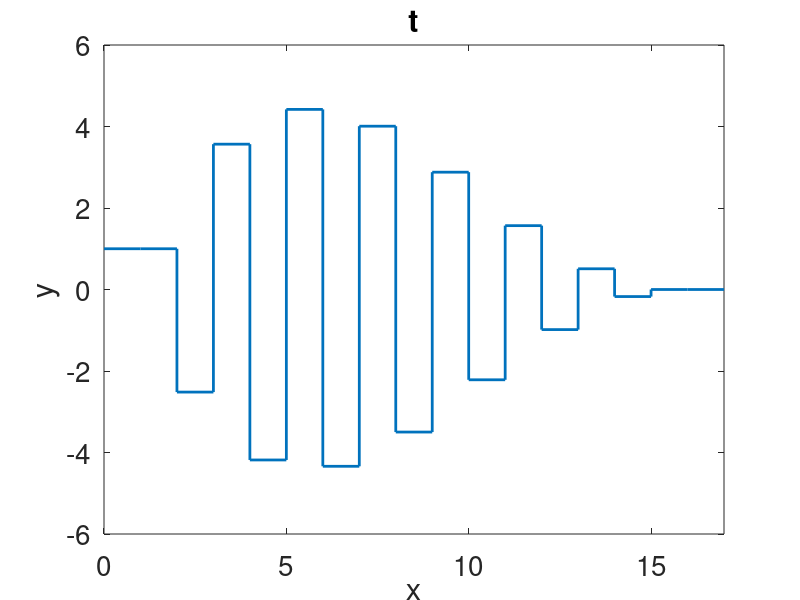

Reproduce this figure in MATLAB. (Note: this script raises an error after producing the figure.)
a = [-1.75 -.8; 1 0]; b = [1; 0];
sys = ss(a,b,eye(2),zeros(2,1),1);

t = 15;

C = b;
for i = 1:t-1
    C = [C a*C(:,end)];    
end

xini = [1;1];
xdes = [0;0];
U = flipud(C' * inv(C*C') * (xdes - a^(t)*xini));

y = lsim(sys,[U;0],[],xini)

stairs(0:(t+2),[U; zeros(3,1)],'linewidth',2)
xlabel('x')
ylabel('y')
title('t')
set(gca,'fontsize',20)
ax = axis; axis([0 (t+2) ax(3:4)])
%print -depsc l4f6.eps

stairs(0:(t+2),[y(:,1); zeros(2,1)],'linewidth',2)
xlabel('x')
ylabel('y')
title('t')
set(gca,'fontsize',20)
ax = axis; axis([0 (t+2) ax(3:4)])
%print -depsc l4f7.eps

stairs(0:(t+2),[y(:,2); zeros(2,1)],'linewidth',2)
xlabel('x')
ylabel('y')
title('t')
set(gca,'fontsize',20)
ax = axis; axis([0 (t+2) ax(3:4)])
%print -depsc l4f8.eps


G = gram(sys,'c');
A = sqrtm(Q);
ellipsoid(A,zeros(2,1),'g')

hold on
G = C(:,1:5) * C(:,1:5)'; 
A = sqrtm(Q);
ellipsoid(A,zeros(2,1),'r')

G = C(:,1:2) * C(:,1:2)'; 
A = sqrtm(Q);
ellipsoid(A,zeros(2,1),'b')
set(gca,'fontsize',20)

legend('tiextra','','t5extra','','t2extra')
xlabel('x')
ylabel('y')
title('t')
%print -depsc l4f1.eps

e = zeros(1,t);
for i = 2:t
    xd = xdes - a^i*xini;
    Ci = C(:,1:i);    
    e(i) = xd' * inv(Ci*Ci') * xd;
end

plot(2:t,e(2:t),'linewidth',2)
xlabel('x')
ylabel('y')
title('t')
set(gca,'fontsize',20)
ax = axis; axis([2 t ax(3:4)])
%print -depsc l4f2.eps
